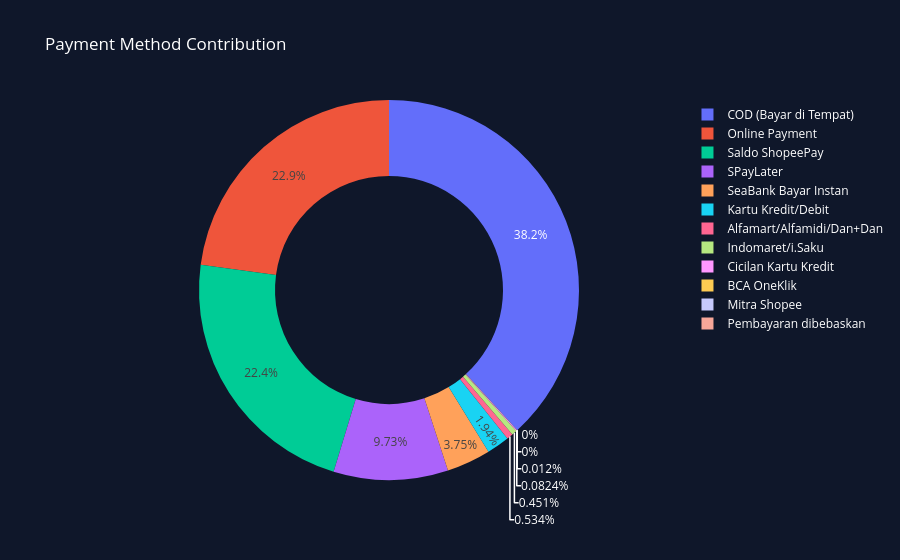

The notebook cell saved with this chart:
### Markdown cell above
VISUAL

### Code cell
fig = px.pie(
    values=payment_analysis.values,
    names=payment_analysis.index,
    hole=0.6,
    title='Payment Method Contribution',
    template='plotly_dark'
)

fig.update_layout(
    paper_bgcolor='#0F172A',
    font_color='white'
)

fig.show()

### Figure 1 — Plotly figure (JSON) as saved in the notebook; plotly's stock layout.template omitted (floating-point values rounded to 4 significant figures)
{"data": [{"domain": {"x": [0, 1], "y": [0, 1]}, "hole": 0.6, "hovertemplate": "label=%{label}<br>value=%{value}<extra></extra>", "labels": ["COD (Bayar di Tempat)", "Online Payment", "Saldo ShopeePay", "SPayLater", "SeaBank Bayar Instan", "Kartu Kredit/Debit", "Alfamart/Alfamidi/Dan+Dan", "Indomaret/i.Saku", "Cicilan Kartu Kredit", "BCA OneKlik", "Mitra Shopee", "Pembayaran dibebaskan"], "legendgroup": "", "name": "", "showlegend": true, "type": "pie", "values": [366394544, 219459113, 214867414, 93320890, 35943804, 18612666, 5123230, 4321947, 789704, 115500, 0, 0]}], "layout": {"font": {"color": "white"}, "legend": {"tracegroupgap": 0}, "paper_bgcolor": "#0F172A", "title": {"text": "Payment Method Contribution"}}}
